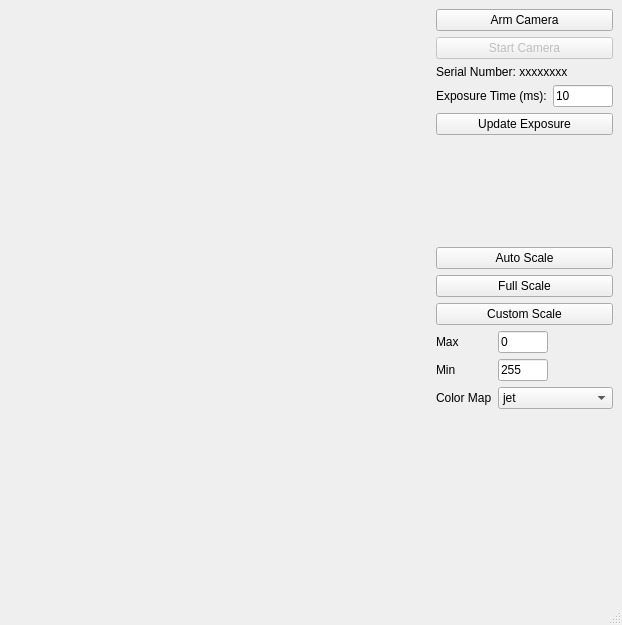
<?xml version="1.0" encoding="UTF-8"?>
<ui version="4.0">
 <class>CameraWindow</class>
 <widget class="QMainWindow" name="CameraWindow">
  <property name="geometry">
   <rect>
    <x>0</x>
    <y>0</y>
    <width>622</width>
    <height>625</height>
   </rect>
  </property>
  <property name="windowTitle">
   <string>jkam</string>
  </property>
  <widget class="QWidget" name="centralwidget">
   <layout class="QGridLayout" name="gridLayout">
    <item row="0" column="0">
     <widget class="ImageView" name="imageview_widget" native="true">
      <property name="sizePolicy">
       <sizepolicy hsizetype="Preferred" vsizetype="Preferred">
        <horstretch>1</horstretch>
        <verstretch>2</verstretch>
       </sizepolicy>
      </property>
      <property name="minimumSize">
       <size>
        <width>400</width>
        <height>400</height>
       </size>
      </property>
     </widget>
    </item>
    <item row="2" column="0" colspan="2">
     <widget class="IntegrateROI" name="history_widget" native="true">
      <property name="sizePolicy">
       <sizepolicy hsizetype="Preferred" vsizetype="Preferred">
        <horstretch>0</horstretch>
        <verstretch>1</verstretch>
       </sizepolicy>
      </property>
      <property name="minimumSize">
       <size>
        <width>0</width>
        <height>150</height>
       </size>
      </property>
     </widget>
    </item>
    <item row="0" column="1">
     <layout class="QVBoxLayout" name="settings_verticalLayout">
      <item>
       <widget class="QPushButton" name="arm_pushButton">
        <property name="text">
         <string>Arm Camera</string>
        </property>
        <property name="checkable">
         <bool>true</bool>
        </property>
       </widget>
      </item>
      <item>
       <widget class="QPushButton" name="start_pushButton">
        <property name="enabled">
         <bool>false</bool>
        </property>
        <property name="text">
         <string>Start Camera</string>
        </property>
        <property name="checkable">
         <bool>true</bool>
        </property>
       </widget>
      </item>
      <item>
       <widget class="QLabel" name="serial_label">
        <property name="text">
         <string>Serial Number: xxxxxxxx</string>
        </property>
       </widget>
      </item>
      <item>
       <layout class="QFormLayout" name="exposure_formLayout">
        <item row="0" column="0">
         <widget class="QLabel" name="exposure_label">
          <property name="text">
           <string>Exposure Time (ms):</string>
          </property>
         </widget>
        </item>
        <item row="0" column="1">
         <widget class="QLineEdit" name="exposure_lineEdit">
          <property name="maximumSize">
           <size>
            <width>60</width>
            <height>16777215</height>
           </size>
          </property>
          <property name="text">
           <string>10</string>
          </property>
         </widget>
        </item>
       </layout>
      </item>
      <item>
       <widget class="QPushButton" name="exposure_pushButton">
        <property name="text">
         <string>Update Exposure</string>
        </property>
       </widget>
      </item>
      <item>
       <spacer name="verticalSpacer">
        <property name="orientation">
         <enum>Qt::Vertical</enum>
        </property>
        <property name="sizeHint" stdset="0">
         <size>
          <width>20</width>
          <height>40</height>
         </size>
        </property>
       </spacer>
      </item>
      <item>
       <widget class="QPushButton" name="autoscale_pushButton">
        <property name="text">
         <string>Auto Scale</string>
        </property>
       </widget>
      </item>
      <item>
       <widget class="QPushButton" name="fullscale_pushButton">
        <property name="text">
         <string>Full Scale</string>
        </property>
       </widget>
      </item>
      <item>
       <widget class="QPushButton" name="customscale_pushButton">
        <property name="text">
         <string>Custom Scale</string>
        </property>
       </widget>
      </item>
      <item>
       <layout class="QFormLayout" name="plot_formLayout">
        <item row="0" column="0">
         <widget class="QLabel" name="max_label">
          <property name="text">
           <string>Max</string>
          </property>
         </widget>
        </item>
        <item row="0" column="1">
         <widget class="QLineEdit" name="max_lineEdit">
          <property name="maximumSize">
           <size>
            <width>50</width>
            <height>16777215</height>
           </size>
          </property>
          <property name="text">
           <string>0</string>
          </property>
         </widget>
        </item>
        <item row="1" column="0">
         <widget class="QLabel" name="min_label">
          <property name="text">
           <string>Min</string>
          </property>
         </widget>
        </item>
        <item row="1" column="1">
         <widget class="QLineEdit" name="min_lineEdit">
          <property name="maximumSize">
           <size>
            <width>50</width>
            <height>16777215</height>
           </size>
          </property>
          <property name="text">
           <string>255</string>
          </property>
         </widget>
        </item>
        <item row="3" column="0">
         <widget class="QLabel" name="cmap_label">
          <property name="text">
           <string>Color Map</string>
          </property>
         </widget>
        </item>
        <item row="3" column="1">
         <widget class="QComboBox" name="cmap_comboBox">
          <item>
           <property name="text">
            <string>jet</string>
           </property>
          </item>
          <item>
           <property name="text">
            <string>gray</string>
           </property>
          </item>
          <item>
           <property name="text">
            <string>viridis</string>
           </property>
          </item>
          <item>
           <property name="text">
            <string>false2</string>
           </property>
          </item>
         </widget>
        </item>
       </layout>
      </item>
     </layout>
    </item>
   </layout>
  </widget>
  <widget class="QMenuBar" name="menubar">
   <property name="geometry">
    <rect>
     <x>0</x>
     <y>0</y>
     <width>622</width>
     <height>26</height>
    </rect>
   </property>
  </widget>
  <widget class="QStatusBar" name="statusbar"/>
 </widget>
 <customwidgets>
  <customwidget>
   <class>ImageView</class>
   <extends>QWidget</extends>
   <header>pyqtgraph</header>
   <container>1</container>
  </customwidget>
  <customwidget>
   <class>IntegrateROI</class>
   <extends>QWidget</extends>
   <header>AnalysisWidgets</header>
   <container>1</container>
  </customwidget>
 </customwidgets>
 <resources/>
 <connections/>
</ui>
